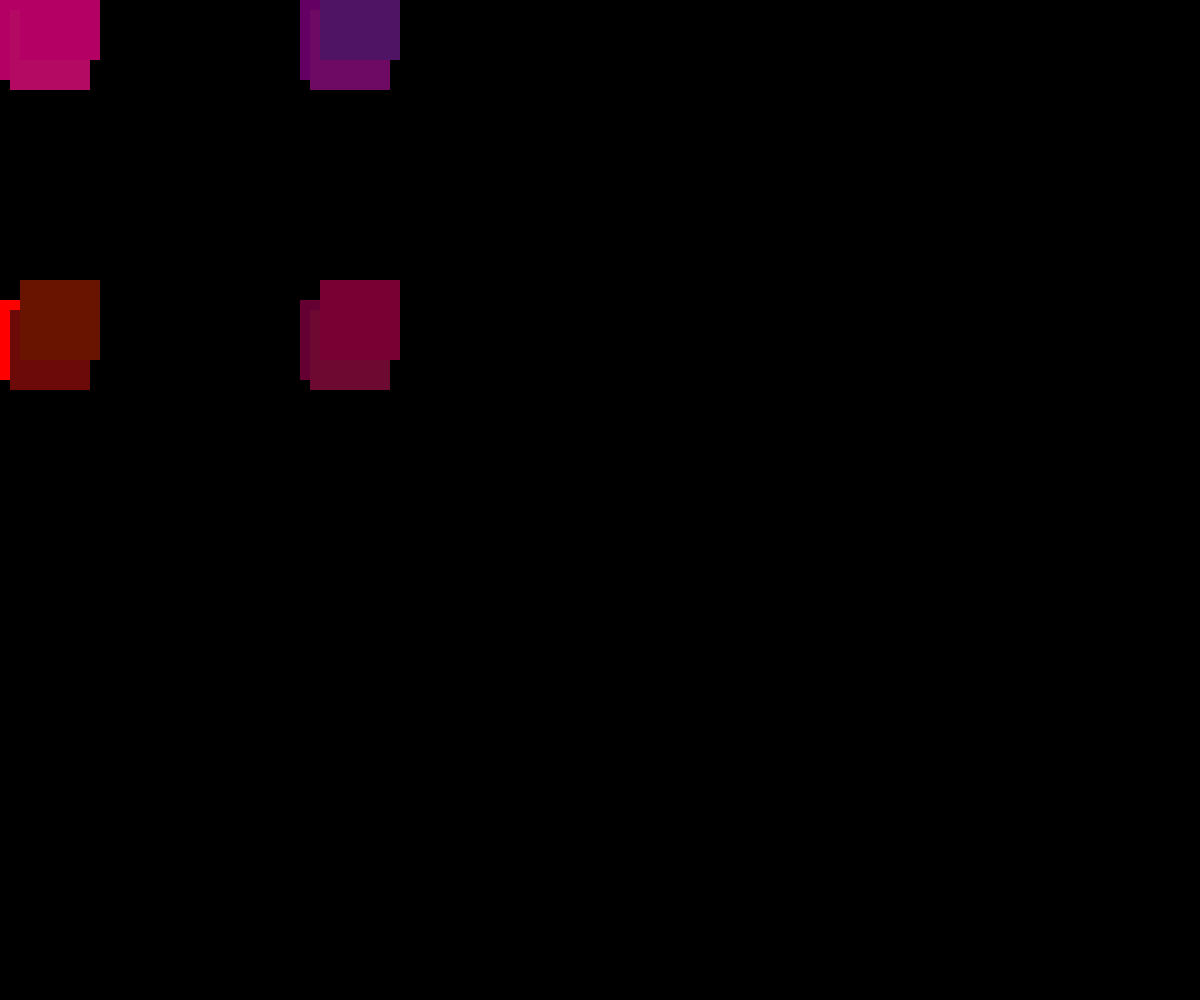
Frame 1 (no input)
Frame 60 (no input): identical to frame 1, image omitted
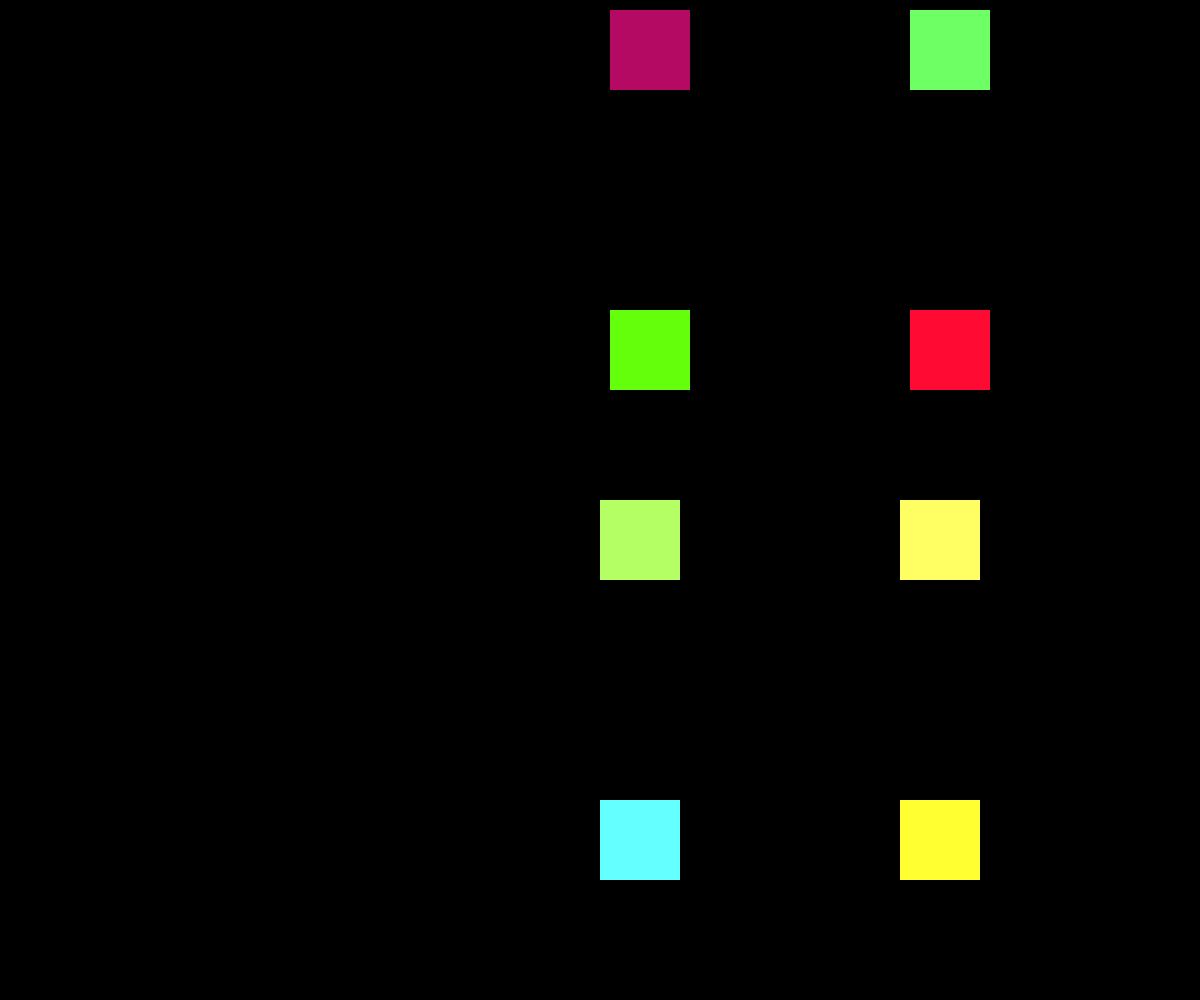
Frame 120 (the mouse pressed at the canvas centre since frame 60)

The p5.js sketch that drew these frames (run headless with seeded random() and noise() and a simulated clock; from frame 60 on, the mouse is pressed at the canvas centre):

// p5.js sketch
// ── sketch.js
function setup() {
    createCanvas(windowWidth, windowHeight);
    background('black');
    
 }
  
 function corners(x, y, size) {
    noStroke();
    fill(size + 100, y, 100);
    rect(x, y, size, size);
    fill(size/x + 100, x, y);
    rect(x, y + 300, size, size);
    fill(y + 100, x, 100);
    rect(x + 300, y, size, size);
    fill(x + 100, y, 50);
    rect(x + 300, y + 300, size, size);
 }
 
 function draw(){

    background('black');
    let posStart = 0; 
    let size = 80; 
    corners(mouseX, mouseY, size);
    corners(mouseX+10, 10, size);
    corners(mouseX+20, -1*(mouseY+20), size);

 }
